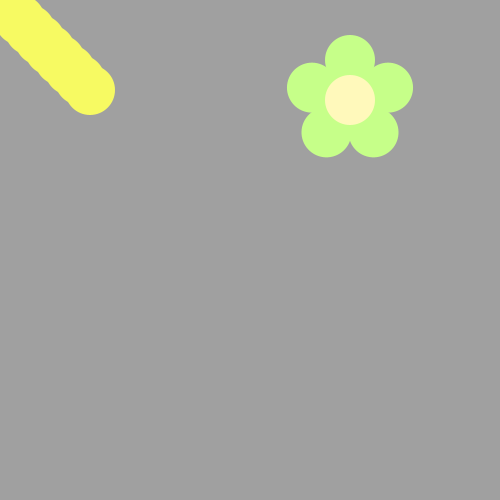
Frame 1 (no input)
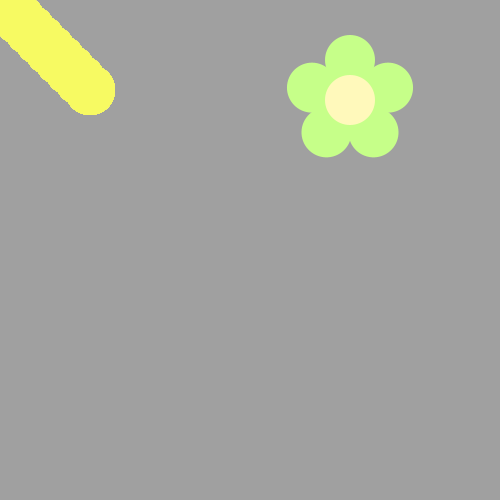
Frame 60 (the mouse pressed at the canvas centre just before this capture)
Frame 120 (the mouse held since frame 60 and released just before this capture): identical to frame 60, image omitted

The Processing sketch that drew these frames (run headless with seeded random() and noise(); from frame 60 on, the mouse is pressed at the canvas centre):

// Processing sketch: bumble_bee
// ── bumble_bee.pde

void setup() {
     ellipseMode(CENTER);
     size(500, 500);
     background(160, 160, 160);
     drawFlower(350, 100);
}

void draw() {
  
// First run the program and you should see a flower.  
  
  
/* Then, use a loop to make a body for the Bee! 
(see the image on the recipe, it's a diagonal line of circles)
Use modulo to make the colors alternate between yellow and black
*/
int v= 0;
for(int b=0; b<10;b++){
  if(v % 2==0){
    fill(#F7FA62);
  }
  else{
    fill(#0A0A00);
  }
  ellipse(v,v,50,50);
  v+=10;
}

/*
Now put his head on using drawBeeFace(x,y)
*/

}

/**************   Use these methods but  DON'T CHANGE THE CODE BELOW  **************/

void drawFlower(int x, int y) {
     noStroke();
     translate(x, y);
     // draw 5 petals, rotating after each one
     fill(#c6ff89);      // green
      for (int i = 0; i < 5; i++) {
           ellipse(0, -40, 50, 50);
          rotate(radians(72));
     }
     fill(#fff9bb); // light yellow
     ellipse(0, 0, 50, 50);
} 
void drawBeeFace(int BeeFaceX, int BeeFaceY) {
     noStroke();
     fill(0, 0, 0);
     stroke(1);
     strokeWeight(5);
     line(BeeFaceX-10, BeeFaceY-27, BeeFaceX-17, BeeFaceY-50);
     line(BeeFaceX+10, BeeFaceY-27, BeeFaceX+17, BeeFaceY-50);
     ellipse(BeeFaceX-17, BeeFaceY-50, 10, 10);
     ellipse(BeeFaceX+17, BeeFaceY-50, 10, 10);
     noStroke();
     fill(255, 251, 28);
     ellipse(BeeFaceX, BeeFaceY, 60, 60); // face
     fill(255, 237, 209);
     fill(0,0,0);
      ellipse(BeeFaceX-10, BeeFaceY-15, 10, 10); // eyes
     ellipse(BeeFaceX+10, BeeFaceY-15, 10, 10);
      ellipse(BeeFaceX, BeeFaceY-5, 10, 10); // nose
      ellipse(BeeFaceX, BeeFaceY+10, 20, 10);// mouth
     fill(255, 251, 28);
     ellipse(BeeFaceX, BeeFaceY+5, 20, 6);
}
